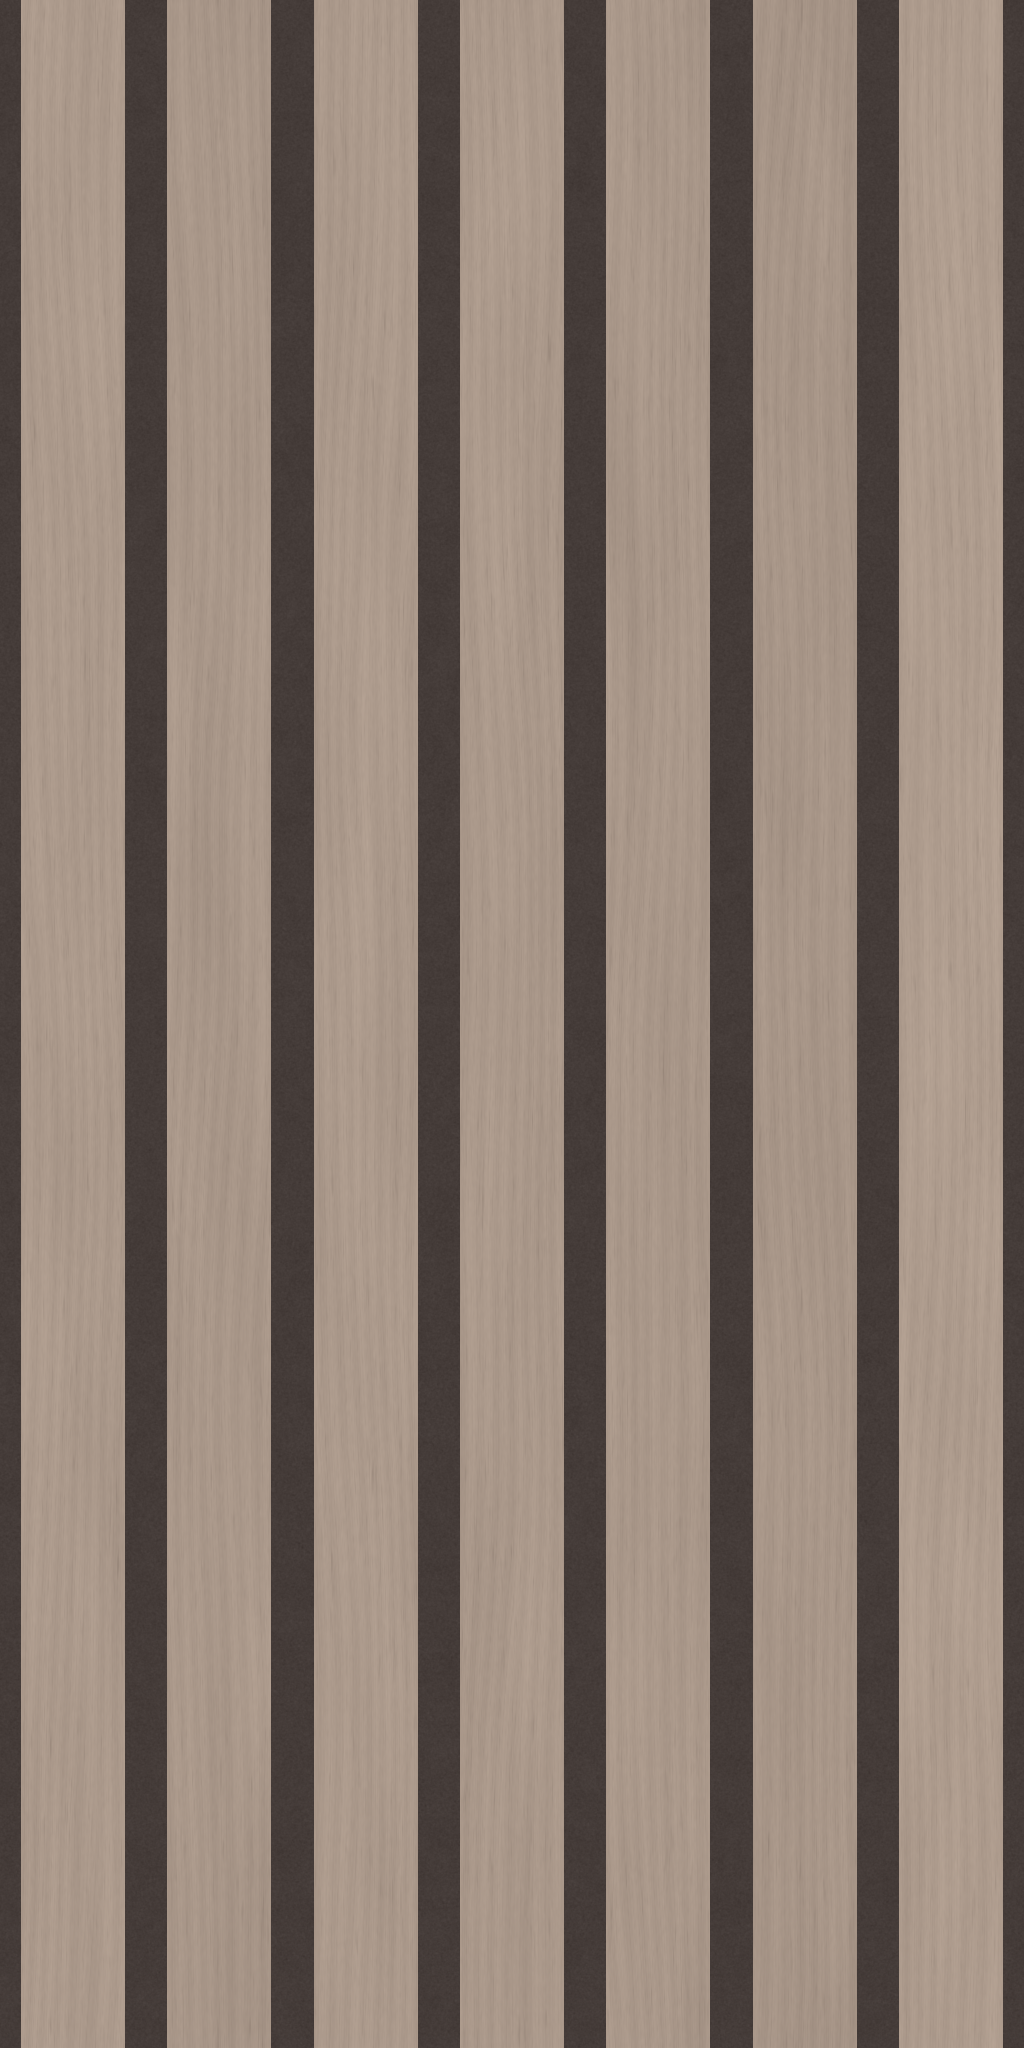

Here is the Python script that generated this plot:
import json
from pathlib import Path

import numpy as np
from PIL import Image, ImageDraw
from scipy.ndimage import gaussian_filter


ROOT = Path(__file__).resolve().parent
W, H = 1024, 2048
SLATS = 7
FACE, GAP = 1.20, 0.49
PITCH = FACE + GAP
WIDTH, HEIGHT = SLATS * PITCH, SLATS * PITCH * 2
rng = np.random.default_rng(731)
y, x = np.mgrid[:H, :W]
xin, yin = (x + 0.5) * WIDTH / W, (y + 0.5) * HEIGHT / H
phase = xin % PITCH
face_distance = np.abs(phase - PITCH / 2)
wood = face_distance <= FACE / 2


def noise(sy, sx):
    a = gaussian_filter(rng.standard_normal((H, W)), (sy, sx), mode="wrap")
    return a / max(a.std(), 1e-8)


source = Image.open(ROOT / "main.jpg").convert("RGB")
mask = Image.new("L", source.size)
draw = ImageDraw.Draw(mask)
draw.polygon([(550, 555), (1450, 300), (1450, 343), (580, 589)], fill=255)
wood_color = np.median(np.asarray(source)[np.asarray(mask) > 0], axis=0)
draw.rectangle((0, 0, source.width, source.height), fill=0)
draw.polygon([(770, 785), (1450, 587), (1450, 598), (780, 793)], fill=255)
felt_color = np.median(np.asarray(source)[np.asarray(mask) > 0], axis=0)

tone = np.zeros((H, W))
grain_height = np.zeros((H, W))
slat_index = np.floor(xin / PITCH).astype(int)
for i in range(SLATS):
    active = slat_index == i
    local = (phase - PITCH / 2) / FACE
    t = 2 * np.pi * yin / HEIGHT
    bend = 0.045 * np.sin(t + i * 1.73) + 0.025 * np.sin(3 * t + i)
    bend += 0.014 * noise(95, 12)
    # Periodic longitudinal warping keeps even cathedral grain continuous at the tile ends.
    rings = local + bend + 0.15 * np.cos(t + i * 2.1) * np.exp(-((local + 0.1) / 0.5) ** 2)
    broad = np.sin(2 * np.pi * (rings * 6.8 + i * 0.731))
    fine = np.sin(2 * np.pi * (rings * 37 + 0.20 * noise(32, 3)))
    pores = np.maximum(0, noise(9, 0.6) - 1.0)
    growth = np.exp(-((np.sin(2 * np.pi * (rings * 10.7 + i * .2))) / .18) ** 2)
    value = rng.normal(0, 2.1) + 2.7 * broad + 1.1 * fine
    value += 1.6 * noise(75, 9) + 0.9 * noise(2.2, .6) - 3.8 * pores - 3.0 * growth
    tone[active] = value[active]
    grain_height[active] = (0.00025 * fine - 0.00035 * pores)[active]

felt_fiber = noise(.65, .65)
felt_cloud = noise(7, 6)
color = np.broadcast_to(felt_color, (H, W, 3)).copy().astype(float)
color += (1.7 * felt_fiber + .6 * felt_cloud)[..., None]
wood_rgb = wood_color + tone[..., None] * np.array([1.0, .95, .88])
color[wood] = wood_rgb[wood]
color = np.uint8(np.clip(color, 0, 255))

# The groove is felt on both 45-degree flanks, with an intact 2.8 mm backbone.
groove_distance = np.maximum(face_distance - FACE / 2, 0)
height = .35 - np.minimum(groove_distance, 6.2 / 25.4)
height += grain_height
height += (~wood) * .0004 * felt_fiber
height = gaussian_filter(height, .65, mode="wrap")
dx = (np.roll(height, -1, axis=1) - np.roll(height, 1, axis=1)) / (2 * WIDTH / W)
dy = (np.roll(height, -1, axis=0) - np.roll(height, 1, axis=0)) / (2 * HEIGHT / H)
normal = np.stack([-dx, dy, np.ones_like(dx)], axis=-1)
normal /= np.linalg.norm(normal, axis=-1, keepdims=True)
normal_rgb = np.uint8(np.clip(np.rint((normal * .5 + .5) * 255), 0, 255))
Image.fromarray(color).save(ROOT / "texture.png")
Image.fromarray(normal_rgb).save(ROOT / "normal.png")

metadata = {
    "repeatWidthIn": WIDTH,
    "repeatHeightIn": HEIGHT,
    "depthIn": .35,
    "note": "Manufacturer spec overrides photo estimates: seven 1.20 in walnut faces on 1.69 in pitches with 0.49 in, 90-degree V-grooves cut 6.2 mm into 9 mm felt; these pitches total 11.83 in versus the nominal 11.80 in panel width. The tile is 23.66 in tall, and muted walnut and brown felt colors are sampled from the main listing photo.",
}
(ROOT / "texture.json").write_text(json.dumps(metadata, indent=2) + "\n")

light = np.array([-.45, .55, .80])
light /= np.linalg.norm(light)
shade = .35 + .65 * np.maximum(0, normal @ light)
linear = (color / 255) ** 2.2
shaded = np.uint8(np.clip((linear * shade[..., None]) ** (1 / 2.2) * 255, 0, 255))
tile_size = (256, 512)
preview = Image.new("RGB", (1536, 1536))
for col, data in enumerate((color, shaded)):
    tile = Image.fromarray(data).resize(tile_size, Image.Resampling.LANCZOS)
    for row in range(3):
        for n in range(3):
            preview.paste(tile, (col * 768 + n * 256, row * 512))
preview.save(ROOT / "preview.png")
print(json.dumps({"woodRGB": wood_color.tolist(), "feltRGB": felt_color.tolist(), **metadata}, indent=2))
assert W / H == WIDTH / HEIGHT
assert np.isfinite(normal).all()
